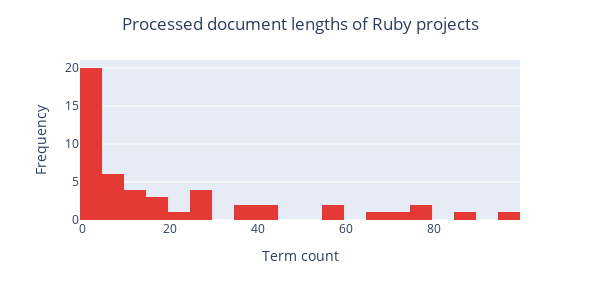

Source (notebook cell):
### Markdown cell above
Importing the dataset and obtaining the biterms:

### Code cell
import bitermplus as btm
import numpy as np
import pandas as pd
import statistics
import scipy.stats
import optuna
import plotly.express as px
import tqdm
import itertools
import tmplot as tmp

language = "Ruby"
max_token_limit = 250

language_colors = {"Go": "#00ACC1", "Java": "#6D4C41", "Python": "#43A047", "Ruby": "#E53935"}

def contexts_to_text(contexts):
    return " ".join([" ".join(context) + "." for context in eval(contexts)])

def count_total_terms(contexts):
    return sum([len(context) for context in eval(contexts)])

def get_top_topics_entropy(model, top_n):
    n_topic = model.matrix_topics_words_.shape[0]

    topic_entropies = {}
    for topic_id in range(n_topic):
        topic_entropy =  btm.entropy(np.array([model.matrix_topics_words_[topic_id]]))
        topic_entropies[topic_id] = topic_entropy

    topic_entropies = dict(sorted(topic_entropies.items(), key=lambda item: item[1], reverse=True))
    discarded_topics = list(topic_entropies.keys())[top_n:]
    top_topics_entropy = btm.entropy(np.delete(model.matrix_topics_words_, discarded_topics, axis=0))
    return top_topics_entropy

repos = pd.read_csv(f"processed_readmes_{language.lower()}.csv", sep=";", quotechar="'")

repos["TEXT_PROCESSED"] = repos["CONTEXTS"].transform(contexts_to_text)
repos["LENGTH_PROCESSED"] = repos["CONTEXTS"].transform(count_total_terms)

print(f"{repos[repos.LENGTH_PROCESSED > max_token_limit].shape[0]} repositories will be removed due to having more than {max_token_limit} tokens.")

# for id, row in repos.iterrows():
#     if row.LENGTH_PROCESSED > max_token_limit:
#         print(f"{row.OWNER}/{row.NAME}", row.LENGTH_PROCESSED)
#         print(row.TEXT_PROCESSED)
#         print("")

repos = repos[repos.LENGTH_PROCESSED <= max_token_limit]

print(repos.describe())

px.histogram(repos["LENGTH_PROCESSED"].value_counts(), nbins=30, width=600, height=300).update_traces(marker_color=language_colors[language]).update_layout(showlegend=False, title_text=f"Processed document lengths of {language} projects", title_x=0.5, yaxis_title="Frequency", xaxis_title="Term count").show()

texts = repos["TEXT_PROCESSED"]

language_removed_words = {"Go": ["go", "golang"], "Java": ["java"], "Python": ["python"], "Ruby": ["ruby"]}
# common_removed_words = ["library", "package"]
common_removed_words = []

X, vocabulary, vocab_dict = btm.get_words_freqs(texts, binary=False, stop_words=language_removed_words[language]+common_removed_words, min_df=0.02) # It can take whatever parameter CounterVectorizer can take: https://scikit-learn.org/stable/modules/generated/sklearn.feature_extraction.text.CountVectorizer.html
docs_vec = btm.get_vectorized_docs(texts, vocabulary)
biterms = btm.get_biterms(docs_vec)

print("Vocabulary size:", len(vocabulary))

# vocab_dict

### Figure 1 — Plotly figure (JSON) as saved in the notebook; plotly's stock layout.template omitted (floating-point values rounded to 4 significant figures)
{"data": [{"alignmentgroup": "True", "bingroup": "x", "hovertemplate": "variable=LENGTH_PROCESSED<br>value=%{x}<br>count=%{y}<extra></extra>", "legendgroup": "LENGTH_PROCESSED", "marker": {"color": "#E53935", "pattern": {"shape": ""}}, "name": "LENGTH_PROCESSED", "nbinsx": 30, "offsetgroup": "LENGTH_PROCESSED", "orientation": "v", "showlegend": true, "type": "histogram", "x": [96, 89, 76, 75, 72, 66, 57, 55, 43, 41, 39, 38, 29, 29, 29, 26, 23, 19, 15, 15, 14, 11, 11, 10, 9, 8, 8, 7, 7, 5, 4, 3, 3, 3, 3, 3, 2, 2, 2, 2, 1, 1, 1, 1, 1, 1, 1, 1, 1, 1], "xaxis": "x", "yaxis": "y"}], "layout": {"barmode": "relative", "height": 300, "legend": {"title": {"text": "variable"}, "tracegroupgap": 0}, "margin": {"t": 60}, "showlegend": false, "title": {"text": "Processed document lengths of Ruby projects", "x": 0.5}, "width": 600, "xaxis": {"anchor": "y", "autorange": true, "domain": [0, 1], "range": [-0.5, 99.5], "title": {"text": "Term count"}, "type": "linear"}, "yaxis": {"anchor": "x", "autorange": true, "domain": [0, 1], "range": [0, 21.05], "title": {"text": "Frequency"}}}}
